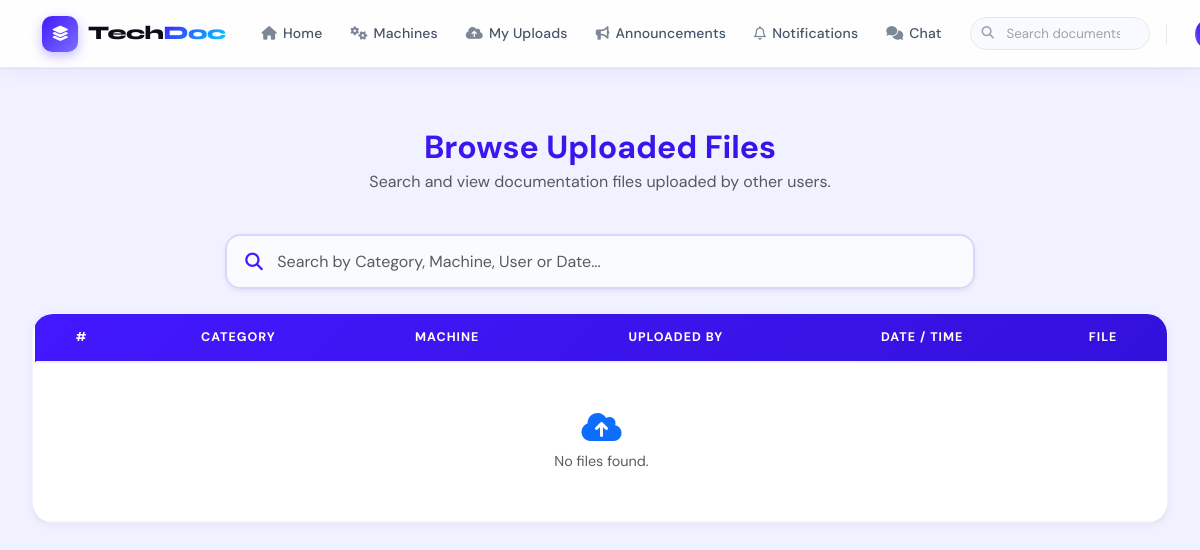
The page /user/search-uploads/ (signed in) on the database as committed earlier.
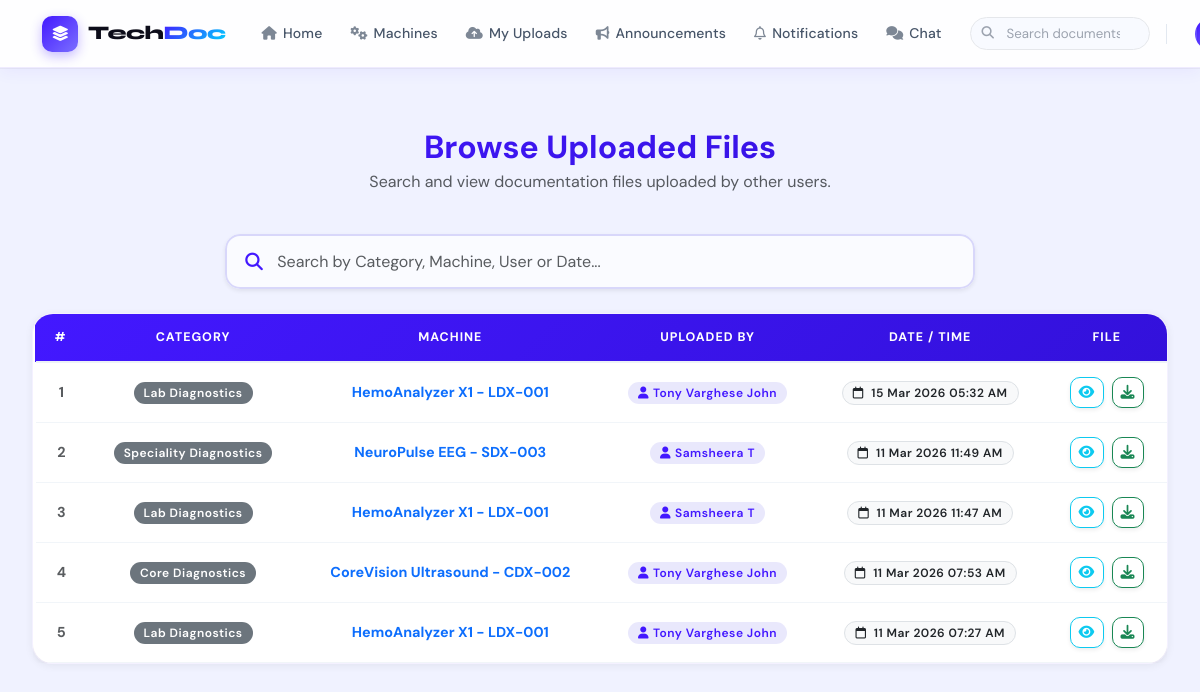
The same page on the database as committed later.
### user/models.py (models this page shows, shortened)
class UserMachineFile(models.Model):
    user = models.ForeignKey(User, on_delete=models.CASCADE)
    machine = models.ForeignKey(Machine, on_delete=models.CASCADE)
    file = models.FileField(upload_to='UserMachineFiles/')
    upload_date = models.DateTimeField(auto_now_add=True)
    class Meta:
        db_table = "tbl_machine_file"

### wadmin/models.py (models this page shows)
class Machine(models.Model):
    category = models.ForeignKey('MachineCategory', on_delete=models.CASCADE)
    machine_name = models.CharField(max_length=100)
    description = models.TextField()
    image = models.FileField(upload_to='MachineImage/', null=True, blank=True)
    spare_manual = models.FileField(upload_to='MachineManuals/', null=True, blank=True)
    software_file = models.FileField(upload_to='MachineSoftware/', null=True, blank=True)
    class Meta:
        db_table = 'tbl_machine'

class MachineCategory(models.Model):
    category_name = models.CharField(max_length=100)
    class Meta:
        db_table = 'tbl_machine_category'

### guest/models.py (models this page shows)
class User(models.Model):
    name = models.CharField(max_length=50)
    contact = models.CharField(max_length=50)
    employeid = models.CharField(max_length=50)
    email = models.EmailField(unique=True, null=True)
    gender = models.CharField(max_length=50)
    photo = models.FileField(upload_to='UserPhoto/')
    password = models.CharField(max_length=50)
    status = models.CharField(max_length=20, default='pending')
    class Meta:
        db_table = 'tbl_user'

### user/views.py (the view)
# urls.py: path("search-uploads/", views.search_uploads, name="search_uploads"),
def search_uploads(request):
    user_id = request.session.get("uid")
    if not user_id:
        return redirect("guest:login")
    uploads = (
        UserMachineFile.objects
        .exclude(user_id=user_id)
        .select_related("machine", "machine__category", "user")
        .order_by("-upload_date")
    )
    return render(request, "user/SearchUploads.html", {
        "uploads": uploads
    })

### user/Templates/user/SearchUploads.html (shortened to what this page needs)
{% include 'user/Header.html' %}
<div class="container-fluid py-4">
    <div class="row justify-content-center mb-4">
        <div class="col-12 text-center">
            <h2 class="fw-bold mb-1"
                style="background: linear-gradient(135deg, var(--primary), var(--primary-dark)); -webkit-background-clip: text; background-clip: text; -webkit-text-fill-color: transparent;">
                Browse Uploaded Files</h2>
            <p class="text-muted">Search and view documentation files uploaded by other users.</p>
        </div>
    </div>
    <div class="row mb-4">
        <div class="col-md-8 mx-auto">
            <div class="search-container shadow-sm">
                <i class="fa-solid fa-magnifying-glass search-icon"></i>
                <input type="text"
                       id="fileSearch"
                       class="form-control custom-search-input"
                       placeholder="Search by Category, Machine, User or Date..."
                       onkeyup="searchFiles()">
            </div>
        </div>
    </div>
    <div class="card shadow-sm border-0 mb-5">
        <div class="card-body p-0 table-responsive">
            <table class="table table-custom table-hover m-0 w-100 align-middle text-center">
                <thead>
                    <tr>
                        <th>#</th>
                        <th>Category</th>
                        <th>Machine</th>
                        <th>Uploaded By</th>
                        <th>Date / Time</th>
                        <th>File</th>
                    </tr>
                </thead>
                <tbody>
                    {% for f in uploads %}
                    <tr class="fileRow">
                        <td class="fw-bold text-muted">{{ forloop.counter }}</td>
                        <td>
                            <span class="badge bg-secondary">{{ f.machine.category.category_name }}</span>
                        </td>
                        <td class="fw-bold text-primary">{{ f.machine.machine_name }}</td>
                        <td>
                            <span class="badge" style="background: rgba(79,70,229,0.12); color: var(--primary); font-weight: 600;">
                                <i class="fa-solid fa-user me-1"></i>{{ f.user.name }}
                            </span>
                        </td>
                        <td>
                            <span class="badge bg-light text-dark border">
                                <i class="fa-regular fa-calendar me-1"></i>
                                {{ f.upload_date|date:"d M Y h:i A" }}
                            </span>
                        </td>
                        <td>
                            <div class="d-flex justify-content-center gap-2">
                                <a href="{{ f.file.url }}" target="_blank"
                                   class="btn btn-sm btn-outline-info shadow-sm" title="View">
                                    <i class="fa-solid fa-eye"></i>
                                </a>
                                <a href="{{ f.file.url }}" download
                                   class="btn btn-sm btn-outline-success shadow-sm" title="Download">
                                    <i class="fa-solid fa-download"></i>
                                </a>
                            </div>
                        </td>
                    </tr>
                    {% empty %}
                    <tr>
                        <td colspan="6" class="text-center text-muted py-5">
                            <i class="fa-solid fa-cloud-arrow-up mb-2 text-primary" style="font-size: 2rem;"></i><br>
                            No files found.
                        </td>
                    </tr>
                    {% endfor %}
                </tbody>
            </table>
        </div>
    </div>
</div>
</body>
</html>

### user/Templates/user/Header.html (shortened to what this page needs)
<!DOCTYPE html>
<html lang="en">
<head>
    <link href="https://cdn.jsdelivr.net/npm/bootstrap@5.3.2/dist/css/bootstrap.min.css" rel="stylesheet">
    <link rel="stylesheet" href="https://cdnjs.cloudflare.com/ajax/libs/font-awesome/6.4.2/css/all.min.css">
</head>
<body>
    <nav class="navbar navbar-expand-lg fixed-top">
        <div class="container">
            <a class="navbar-brand me-4" href="{% url 'webuser:home' %}">
                <div class="brand-icon"><i class="fa-solid fa-layer-group"></i></div>
                <span class="brand-text">Tech<span>Doc</span></span>
            </a>
            <div class="collapse navbar-collapse justify-content-between" id="navbarNav">
                <ul class="navbar-nav align-items-center gap-1">
                    <li class="nav-item">
                        <a class="nav-link" href="{% url 'webuser:home' %}">
                            <i class="fa-solid fa-house"></i> Home
                        </a>
                    </li>
                    <li class="nav-item">
                        <a class="nav-link" href="{% url 'webuser:viewmachine' %}">
                            <i class="fa-solid fa-gears"></i> Machines
                        </a>
                    </li>
                    <li class="nav-item">
                        <a class="nav-link" href="{% url 'webuser:my_uploads' %}">
                            <i class="fa-solid fa-cloud-arrow-up"></i> My Uploads
                        </a>
                    </li>
                    <li class="nav-item">
                        <a class="nav-link" href="{% url 'webuser:viewannouncement' %}">
                            <i class="fa-solid fa-bullhorn"></i> Announcements
                        </a>
                    </li>
                    <li class="nav-item">
                        <a class="nav-link" href="{% url 'webuser:notifications' %}">
                            <i class="fa-regular fa-bell"></i> Notifications
                        </a>
                    </li>
                    <li class="nav-item">
                        <a class="nav-link" href="{% url 'webuser:user_chat' %}">
                            <i class="fa-solid fa-comments"></i> Chat
                        </a>
                    </li>
                </ul>
                <ul class="navbar-nav align-items-center gap-2 ms-3">
                    <li class="nav-item d-none d-lg-block">
                        <form method="GET" action="{% url 'webuser:search_uploads' %}">
                            <div class="nav-search-wrap">
                                <input class="nav-search-input" type="search" name="search_query"
                                       placeholder="Search documents…">
                            </div>
                        </form>
                    </li>
                    <li class="nav-item"><div class="nav-divider d-none d-lg-block"></div></li>
                    <li class="nav-item dropdown">
                        <a class="nav-link dropdown-toggle d-flex align-items-center gap-2 pe-0"
                           href="#" role="button" data-bs-toggle="dropdown">
                            <div class="nav-avatar">
                            </div>
                        </a>
                    </li>
                </ul>
            </div>
        </div>
    </nav>
    <div class="user-container">

### user/Templates/user/SearchUploads.html (style rules this page uses)
.search-container { position: relative; display: flex; align-items: center; border-radius: 15px; overflow: hidden; }
.search-icon { position: absolute; left: 20px; color: var(--primary); font-size: 1.1rem; z-index: 10; }
.custom-search-input { padding: 15px 15px 15px 50px !important; height: 55px !important; border: 2px solid rgba(79, 70, 229, 0.2) !important; border-radius: 15px !important; font-size: 1rem; transition: all 0.3s ease; }
.table-custom thead { background: #f8fafc; border-bottom: 2px solid #edf2f7; }
.table-custom th { text-transform: uppercase; font-size: 0.75rem; letter-spacing: 0.05em; color: #64748b; padding: 15px; }

Rows that differ between the two databases and show on the page:
added UserMachineFile: machine.category.category_name "Lab Diagnostics", machine.machine_name "HemoAnalyzer X1 - LDX-001", user.name "Tony Varghese John", upload_date "15 Mar 2026 05:32 AM"
added UserMachineFile: machine.category.category_name "Speciality Diagnostics", machine.machine_name "NeuroPulse EEG - SDX-003", user.name "Samsheera T", upload_date "11 Mar 2026 11:49 AM"
added UserMachineFile: machine.category.category_name "Lab Diagnostics", machine.machine_name "HemoAnalyzer X1 - LDX-001", user.name "Samsheera T", upload_date "11 Mar 2026 11:47 AM"
added UserMachineFile: machine.category.category_name "Core Diagnostics", machine.machine_name "CoreVision Ultrasound - CDX-002", user.name "Tony Varghese John", upload_date "11 Mar 2026 07:53 AM"
added UserMachineFile: machine.category.category_name "Lab Diagnostics", machine.machine_name "HemoAnalyzer X1 - LDX-001", user.name "Tony Varghese John", upload_date "11 Mar 2026 07:27 AM"
Other text that changed with them:
text no longer shown: "No files found."
